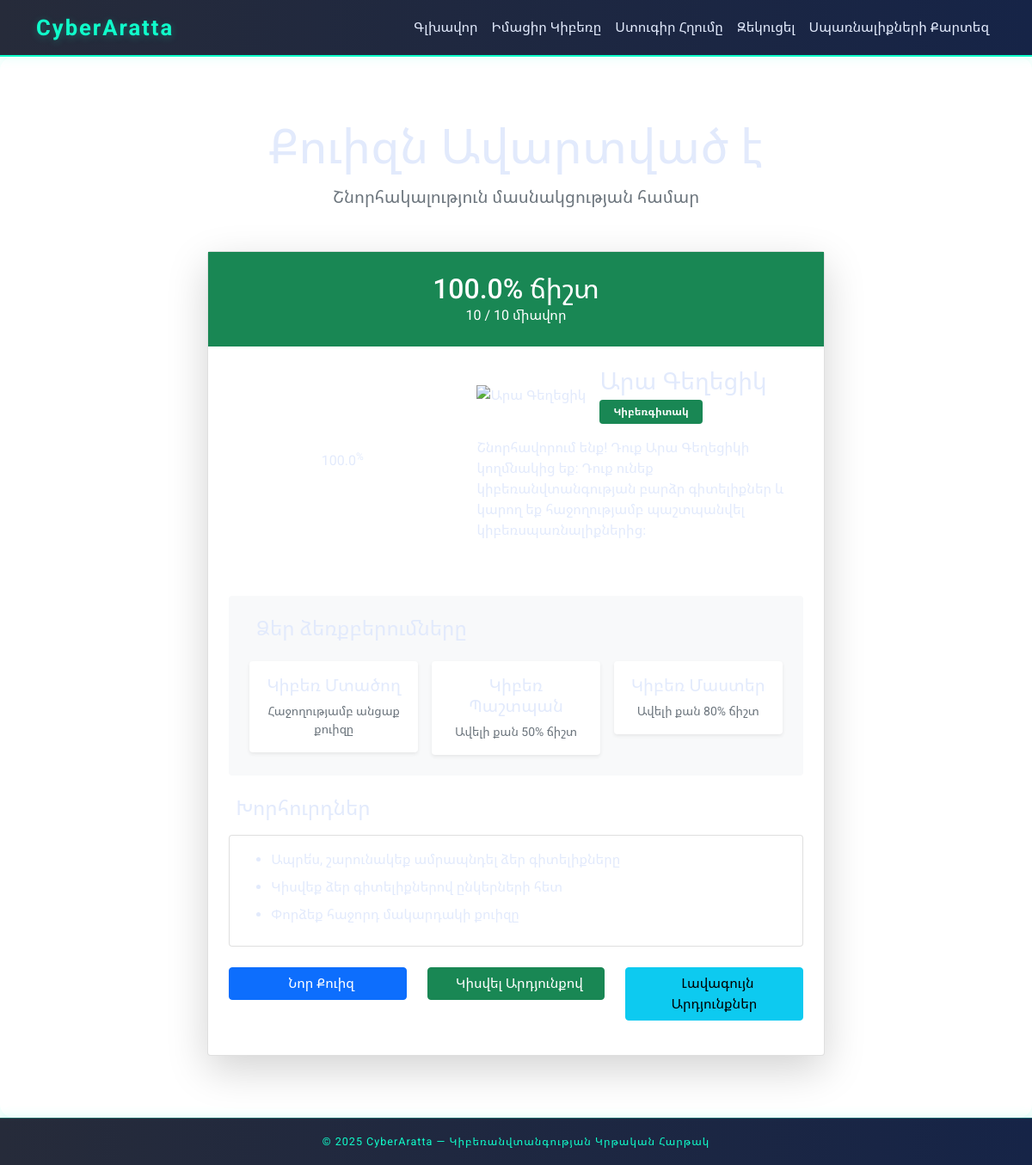
The page /quiz/result/8/ on the database its author committed.
### apps/quiz/models.py (models this page shows, shortened)
class QuizResult(models.Model):
    CHARACTER_RESULT_CHOICES = [
        ('ara', 'Արա Գեղեցիկ'),
        ('shamiram', 'Շամիրամ'),
    ]
    session = models.OneToOneField(QuizSession, on_delete=models.CASCADE)
    final_score = models.IntegerField()
    percentage = models.FloatField()
    character_result = models.CharField(max_length=20, choices=CHARACTER_RESULT_CHOICES)
    feedback_message = models.TextField(blank=True)

### apps/quiz/views.py (the view)
# urls.py: path('result/<int:session_id>/', views.quiz_result, name='quiz_result'),
def quiz_result(request, session_id):
    session = get_object_or_404(QuizSession, id=session_id)
    questions = Question.objects.filter(
        category=session.category,
        question_type=session.question_type,
        is_active=True
    )
    total_possible_score = sum(question.points for question in questions)
    percentage = int((session.score / total_possible_score) * 100) if total_possible_score else 0
    character_result = "ara" if percentage >= 70 else "shamiram"
    if character_result == "ara":
        feedback_message = "Շնորհավորում ենք! Դուք Արա Գեղեցիկի կողմնակից եք: Դուք ունեք կիբեռանվտանգության բարձր գիտելիքներ և կարող եք հաջողությամբ պաշտպանվել կիբեռսպառնալիքներից։"
    else:
        feedback_message = "Դուք Շամիրամի կողմնակից եք: Պահպանեք զգոնությունը և շարունակեք զարգացնել ձեր կիբեռանվտանգության հմտությունները։ Ուսումնասիրեք մեր նյութերը ավելի շատ գիտելիքների համար։"
    result, created = QuizResult.objects.get_or_create(
        session=session,
        defaults={
            'final_score': session.score,
            'percentage': percentage,
            'character_result': character_result,
            'feedback_message': feedback_message
        }
    )
    return render(request, 'quiz/result.html', {
        'result': result,
        'session': session,
        'total_possible_score': total_possible_score,
    })

### templates/quiz/result.html (shortened to what this page needs)
{% extends 'base.html' %}
{% load static %}
{% load quiz_extras %}
{% block content %}
<div class="container py-5">
    <div class="quiz-result-container">
        <div class="result-header text-center mb-5">
            <h1 class="display-4">Քուիզն Ավարտված է</h1>
            <p class="lead text-muted">Շնորհակալություն մասնակցության համար</p>
        </div>
        <div class="row">
            <div class="col-lg-8 mx-auto">
                <div class="result-card card shadow-lg fade-in">
                    <div class="card-body p-0">
                        <div class="result-header-banner p-4 text-center text-white
                            {% if result.percentage >= 70 %}bg-success{% else %}bg-warning{% endif %}">
                            <h2 class="mb-0">{{ result.percentage }}% ճիշտ</h2>
                            <p class="mb-0">{{ result.final_score }} / {{ total_possible_score }} միավոր</p>
                        </div>
                        <div class="p-4">
                            <div class="row align-items-center mb-5">
                                <div class="col-md-5 text-center">
                                    <div class="score-display">
                                        <div class="score-circle" style="--percentage: {{ result.percentage }}%;">
                                            <div class="score-value">{{ result.percentage }}<sup>%</sup></div>
                                        </div>
                                    </div>
                                </div>
                                <div class="col-md-7">
                                    <div class="character-result text-center text-md-start">
                                        {% if result.character_result == "ara" %}
                                            <div class="character-banner d-flex align-items-center mb-3">
                                                <img src="{% static 'img/ara.jpg' %}" alt="Արա Գեղեցիկ" class="character-image">
                                                <div class="ms-3">
                                                    <h3 class="character-name mb-1">Արա Գեղեցիկ</h3>
                                                    <div class="badge bg-success px-3 py-2">Կիբեռգիտակ</div>
                                                </div>
                                            </div>
                                        {% endif %}
                                        <p class="feedback-message">{{ result.feedback_message }}</p>
                                    </div>
                                </div>
                            </div>
                            <div class="achievement-section bg-light p-4 rounded mb-4">
                                <h4 class="mb-4">Ձեր ձեռքբերումները</h4>
                                <div class="row g-3">
                                    <div class="col-md-4">
                                        <div class="achievement-card text-center p-3 bg-white rounded shadow-sm">
                                            <h5>Կիբեռ Մտածող</h5>
                                            <p class="small text-muted mb-0">Հաջողությամբ անցաք քուիզը</p>
                                        </div>
                                    </div>
                                    {% if result.percentage >= 50 %}
                                    <div class="col-md-4">
                                        <div class="achievement-card text-center p-3 bg-white rounded shadow-sm">
                                            <h5>Կիբեռ Պաշտպան</h5>
                                            <p class="small text-muted mb-0">Ավելի քան 50% ճիշտ</p>
                                        </div>
                                    </div>
                                    {% endif %}
                                    {% if result.percentage >= 80 %}
                                    <div class="col-md-4">
                                        <div class="achievement-card text-center p-3 bg-white rounded shadow-sm">
                                            <h5>Կիբեռ Մաստեր</h5>
                                            <p class="small text-muted mb-0">Ավելի քան 80% ճիշտ</p>
                                        </div>
                                    </div>
                                    {% endif %}
                                </div>
                            </div>
                            <div class="recommendations mb-4">
                                <h4 class="mb-3">Խորհուրդներ</h4>
                                <div class="card">
                                    <div class="card-body">
                                        <ul class="mb-0">
                                            {% if result.percentage < 70 %}
                                            <li class="mb-2">Ուսումնասիրեք կիբեռանվտանգության հիմնական սկզբունքները</li>
                                            <li class="mb-2">Փորձեք ճանաչել ֆիշինգային սպառնալիքները</li>
                                            <li class="mb-2">Կարդացեք մեր ուղեցույցը ուժեղ գաղտնաբառերի մասին</li>
                                            {% else %}
                                            <li class="mb-2">Ապրե՛ս, շարունակեք ամրապնդել ձեր գիտելիքները</li>
                                            <li class="mb-2">Կիսվեք ձեր գիտելիքներով ընկերների հետ</li>
                                            <li class="mb-2">Փորձեք հաջորդ մակարդակի քուիզը</li>
                                            {% endif %}
                                        </ul>
                                    </div>
                                </div>
                            </div>
                            <div class="result-actions text-center">
                                <div class="row">
                                    <div class="col-md-4 mb-3">
                                        <a href="{% url 'quiz:home' %}" class="btn btn-primary w-100">
                                             Նոր Քուիզ
                                        </a>
                                    </div>
                                    <div class="col-md-4 mb-3">
                                        {% if result.character_result == "shamiram" %}
                                        <a href="/learn/phishing" class="btn btn-warning w-100">
                                            <i class="fas fa-book me-2"></i> Սովորել Ավելին
                                        </a>
                                        {% else %}
                                        <a href="/share" class="btn btn-success w-100">
                                             Կիսվել Արդյունքով
                                        </a>
                                        {% endif %}
                                    </div>
                                    <div class="col-md-4 mb-3">
                                        <a href="{% url 'quiz:leaderboard' %}" class="btn btn-info w-100">
                                             Լավագույն Արդյունքներ
                                        </a>
                                    </div>
                                </div>
                            </div>
                        </div>
                    </div>
                </div>
            </div>
        </div>
    </div>
</div>
{% endblock %}

### static/css/custom.css (style rules this page uses)
body.cyber-bg { background: url('/static/images/hero-bg.jpg') top center/cover no-repeat; font-family: 'Roboto', Arial, 'Noto Sans Armenian', sans-serif; color: #e2eafc; min-height: 100vh; background-attachment: fixed; }

### rows shown on the page
QuizResult: percentage "100.0", final_score "10", feedback_message "Շնորհավորում ենք! Դուք Արա Գեղեցիկի կողմնակից եք: Դուք ունեք կիբեռանվտանգության բարձր գիտելիքներ և կարող եք հաջողությամբ պաշտպանվել կիբեռսպառնալիքներից։"

### other values the page prints
{{ total_possible_score }} "10"
